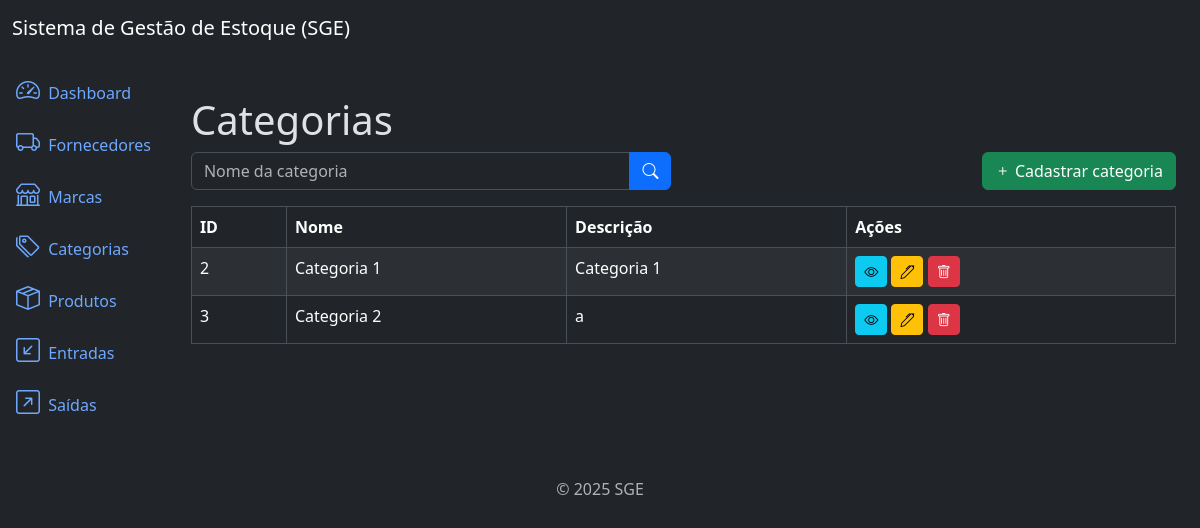
/categories/list/, run on an earlier commit of the app's database.
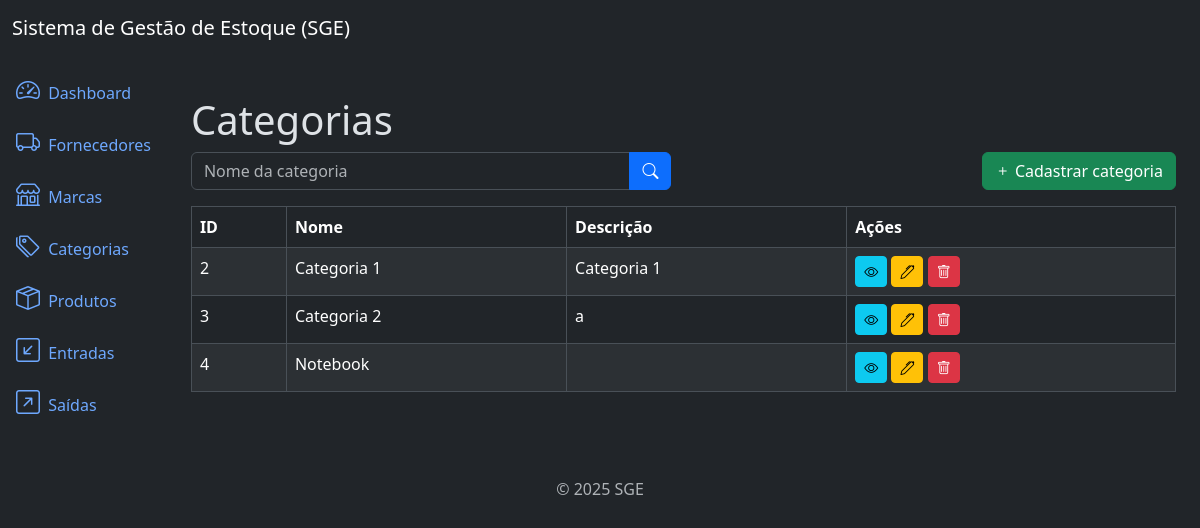
And on a later commit of the database.
### categories/models.py (models this page shows, shortened)
class Category(models.Model):
    name = models.CharField(max_length=500)
    description = models.TextField(null=True, blank=True)
    created_at = models.DateTimeField(auto_now_add=True)
    updated_at = models.DateTimeField(auto_now=True)
    class Meta: # Ordena por ordem alfabetica pelo nome
        ordering = ['name']

### categories/views.py (the view)
# urls.py: path('categories/list/', views.CategoryListView.as_view(), name='category_list'),
class CategoryListView(ListView):
    model = models.Category
    template_name = 'category_list.html'
    context_object_name = 'categories'
    paginate_by = 10 # Define a quantidade de elementos que serão exibidos por página
    def get_queryset(self): # Método que faz filtros pelo nome da categoria
        queryset = super().get_queryset()
        name = self.request.GET.get('name')
        if name:
            queryset = queryset.filter(name__icontains=name)
        return queryset

### categories/templates/category_list.html (shortened to what this page needs)
{% extends 'base.html' %}
{% block content %}
    <h3 class="display-6">Categorias</h3>
    <div class="row mb-3">
        <div class="col-md-6">
            <form method="get" action="{%  url 'category_list' %}">
                <div class="input-group">
                    <input type="text" name="name" class="form-control" placeholder="Nome da categoria" value="{{ request.GET.name }}">
                    <button type="submit" class="btn btn-primary">
                        <i class="bi bi-search"></i>
                    </button>
                </div>
            </form>
        </div>
        <div class="col-md-6">
            <a href="{% url 'category_create' %}" class="btn btn-success float-end">
                <i class="bi bi-plus"></i> Cadastrar categoria
            </a>
        </div>
    </div>
    <div class="table-responsive">
        <table class="table table-striped table-bordered">
            <thead class="thead-dark">
                <tr>
                    <th>ID</th>
                    <th>Nome</th>
                    <th>Descrição</th>
                    <th>Ações</th>
                </tr>
            </thead>
            <tbody>
                {% for category in categories %}
                    <tr>
                        <td>{{ category.id }}</td>
                        <td>{{ category.name }}</td>
                        <td>{{ category.description }}</td>
                        <td>
                            <a href="{% url 'category_detail' category.id %}" class="btn btn-info btn-sm">
                                <i class="bi bi-eye"></i>
                            </a>
                            <a href="{% url 'category_update' category.id %}" class="btn btn-warning btn-sm">
                                <i class="bi bi-pen"></i>
                            </a>
                            <a href="{% url 'category_delete' category.id %}" class="btn btn-danger btn-sm">
                                <i class="bi bi-trash"></i>
                            </a>
                        </td>
                    </tr>
                {% endfor %}
            </tbody>
        </table>
    </div>
{% endblock %}

What changed in the data, as far as the page shows it:
added Category: id "4", name "Notebook"
